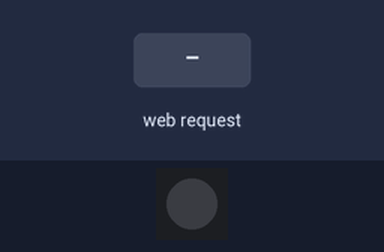
The sketch below on a simulated ESP32. Parts: 1 RGB LEDs in strip order, left to right. Inputs (shaded band) come from the test bench. Dim RGB values are drawn brighter than linear; WiFi joins after 1.5 s; servers stay silent unless stated; what the sketch prints to the serial monitor is not drawn.

Above: at 0.1 s.
At 2.7 s:
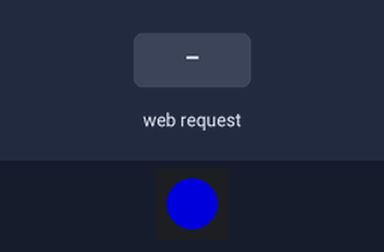
2.8 s: HTTP request GET / received
At 3.6 s:
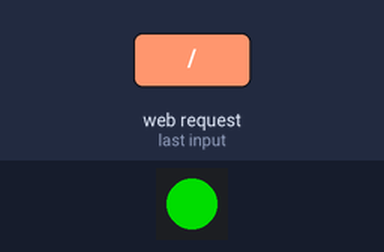
Timing chart, 0 to 5.8 s (numbered marks = the images above; inputs shaded):
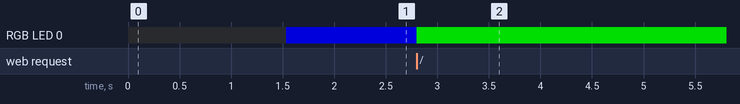

Measured:
- after the input at 2.8 s, RGB LED 0: RGB(0, 0, 150) → RGB(0, 150, 0) at once

The sketch:

Simple.WEB.server.220524.ino
```cpp
#include <WiFi.h>
#include <WiFiClient.h>
#include <WebServer.h>
#include <ESPmDNS.h>
#include <Adafruit_NeoPixel.h>
#define PIN        2

#define NUMPIXELS 1 // one pixel LED

const char* ssid = "PhoneAP";
const char* password = "smartcomputerlab";
Adafruit_NeoPixel pixels(NUMPIXELS, PIN, NEO_GRB + NEO_KHZ800);
WebServer server(80);

int t=24, h=55;

void handleRoot() {
  char buff[32];
  sprintf(buff,"Temp:%d, Humi:%d", t,h);
  server.send(200, "text/plain", buff);
  pixels.setPixelColor(0, pixels.Color(0, 150, 0));pixels.show();
  }

void handleNotFound() {
  pixels.setPixelColor(0, pixels.Color(150, 0, 0));pixels.show();
  String message = "File Not Found\n\n";
  message += "URI: ";
  message += server.uri();
  message += "\nMethod: ";
  message += (server.method() == HTTP_GET) ? "GET" : "POST";
  message += "\nArguments: ";
  message += server.args();
  message += "\n";
  for (uint8_t i = 0; i < server.args(); i++) {
    message += " " + server.argName(i) + ": " + server.arg(i) + "\n";
  }
  server.send(404, "text/plain", message);
  pixels.setPixelColor(0, pixels.Color(0, 150, 0));pixels.show();
}

void setup(void) {
  Serial.begin(9600);
  pixels.begin();
  WiFi.mode(WIFI_STA);
  WiFi.begin(ssid, password);
  Serial.println("");

  // Wait for connection
  while (WiFi.status() != WL_CONNECTED) {
    delay(500);
    Serial.print(".");
  }
  Serial.println("");
  Serial.print("Connected to ");
  Serial.println(ssid);
  Serial.print("IP address: ");
  Serial.println(WiFi.localIP());
  pixels.setPixelColor(0, pixels.Color(0, 0, 150));pixels.show();
  if (MDNS.begin("esp32")) {
    Serial.println("MDNS responder started");
  }
  server.on("/", handleRoot);
  server.on("/inline", []() {
    server.send(200, "text/plain", "this works as well");
  });
  server.onNotFound(handleNotFound);
  server.begin();
  Serial.println("HTTP server started");
}

void loop(void) {
  server.handleClient();
  delay(2);//allow the cpu to switch to other tasks
}
```
